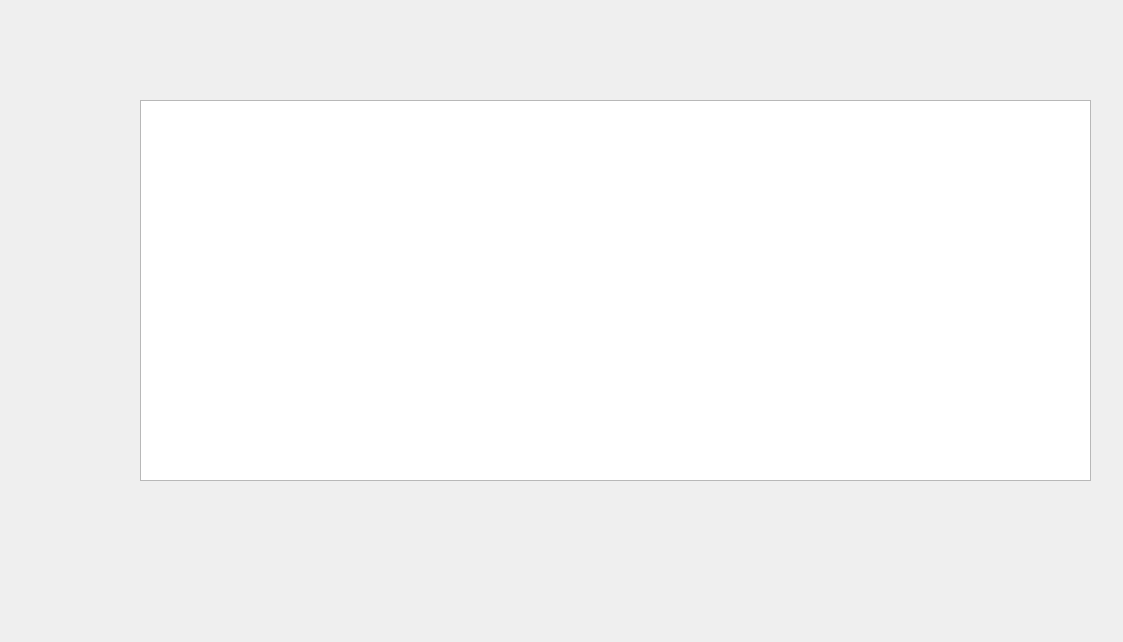
<?xml version="1.0" encoding="UTF-8"?>
<ui version="4.0">
 <class>PassLimits</class>
 <widget class="QWidget" name="PassLimits">
  <property name="geometry">
   <rect>
    <x>0</x>
    <y>0</y>
    <width>1123</width>
    <height>642</height>
   </rect>
  </property>
  <property name="windowTitle">
   <string>Form</string>
  </property>
  <widget class="QTableView" name="TableView">
   <property name="geometry">
    <rect>
     <x>140</x>
     <y>100</y>
     <width>951</width>
     <height>381</height>
    </rect>
   </property>
  </widget>
 </widget>
 <resources/>
 <connections/>
</ui>
